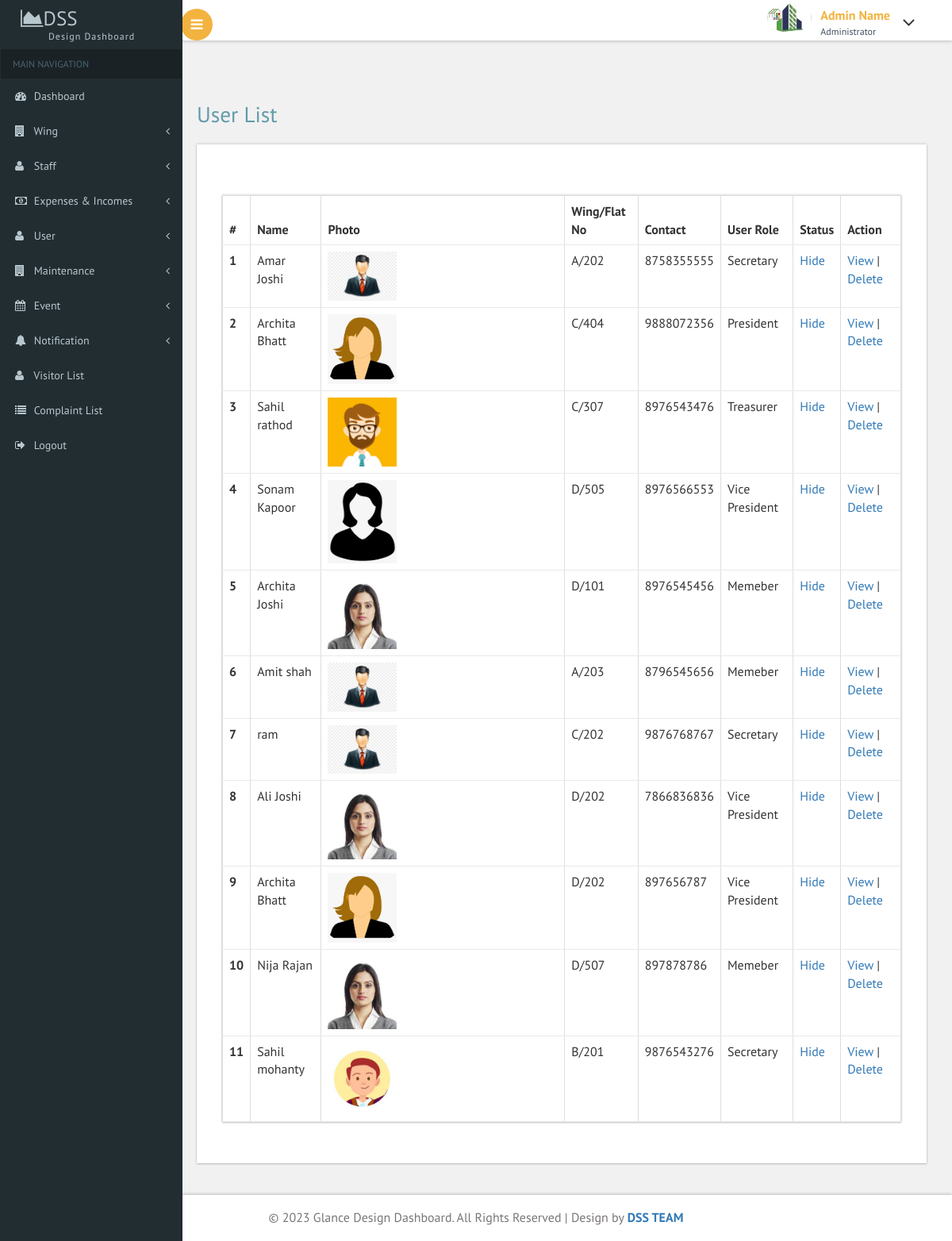
Page /list_user.php (signed in) on the committed database.
### tables this page shows
CREATE TABLE `sm_user` (
  `u_id` int(10) NOT NULL,
  `w_id` int(10) NOT NULL,
  `u_r_id` int(10) NOT NULL,
  `u_flat_no` varchar(30) NOT NULL,
  `u_name` varchar(30) NOT NULL,
  `u_mobile` varchar(50) NOT NULL,
  `u_gender` varchar(20) NOT NULL,
  `u_t_member` int(10) NOT NULL,
  `u_dob` date NOT NULL,
  `u_email` varchar(30) NOT NULL,
  `u_pwd` text NOT NULL,
  `u_pic` text NOT NULL,
  `u_t_v_no` int(10) NOT NULL,
  `u_f_v_no` int(10) NOT NULL,
  `u_status` int(10) NOT NULL,
  `u_c_date` date NOT NULL
);

CREATE TABLE `sm_wing` (
  `w_id` int(10) NOT NULL,
  `w_name` varchar(30) NOT NULL,
  `w_status` int(10) NOT NULL,
  `w_c_date` date NOT NULL
);

CREATE TABLE `sm_user_role` (
  `u_r_id` int(20) NOT NULL,
  `u_role` varchar(20) NOT NULL,
  `u_status` int(10) NOT NULL,
  `u_c_date` date NOT NULL
);

### list_user.php (the view, shortened to what this page needs)
<?php
include "database/conn.php";
$sql="SELECT * FROM sm_user_role,sm_user,sm_wing where sm_user.w_id=sm_wing.w_id and sm_user.u_r_id=sm_user_role.u_r_id" ;
$result=$conn->query($sql);
?>
<!DOCTYPE HTML>
<html>
<head>
<link href="css/bootstrap.css" rel='stylesheet' type='text/css' />
<link href="css/style.css" rel='stylesheet' type='text/css' />
<link href="css/font-awesome.css" rel="stylesheet">
 <link href='css/SidebarNav.min.css' media='all' rel='stylesheet' type='text/css'/>
<link href="css/custom.css" rel="stylesheet">
</head>
<body class="cbp-spmenu-push">
	<div class="main-content">
	<div class="cbp-spmenu cbp-spmenu-vertical cbp-spmenu-left" id="cbp-spmenu-s1">
				 <?php include 'extra/leftnavigationbar.php'?>
		<?php include 'extra/header.php'?>
		<div id="page-wrapper">
			<div class="main-page">
				<h2 class="title1" style="margin-top: 50px;">User List</h2>
				<div class="blank-page widget-shadow scroll" id="style-2 div1">
			<div class="bs-example widget-shadow" data-example-id="bordered-table">
						<table class="table table-bordered">
							<thead>
								<tr>
								  <th>#</th>
								  <th>Name</th>
								   <th>Photo</th>
								  <th>Wing/Flat No</th>
								  <th>Contact</th>
								  <th>User Role</th>
								  <th>Status</th>
								  <th>Action</th>
								</tr>
							</thead>
							<tbody>
							<?php
							$i=1;
							while ($row=$result->fetch_assoc()) {
						?>
								<tr>
									<th scope="row"><?php echo $i;?></th>
									<td> <?php echo $row['u_name'];?></td>
									<td><img src="<?php echo $row['u_pic'];?>" width='30%'> </td>
									<td> <?php echo $row['w_name']."/".$row['u_flat_no'];?></td>
									<td> <?php echo $row['u_mobile'];?></td>
									<td> <?php echo $row['u_role'];?></td>
									 <td>
									 	<?php if($row['u_status']==1)
									 		{
									 		echo "<a href='com.php?suid=$row[u_id]'>Hide</a>";
									 		} else
									 		{
									 			echo "<a href='com.php?huid=$row[u_id]'>Show</a>";
									 		}
									 	?>
									 	</td>
							 <td>
							 	<a href="view_user_detail.php?vrid=<?php echo $row['u_id'];?>">View</a> | <a href="com.php?duid=<?php echo $row['u_id'];?>">Delete</a></td> </tr>
							<?php $i++; } ?>
								 </tbody>
						</table>
					</div>
				</div>
			</div>
		</div>
		<?php include 'extra/footer.php';?>
	</div>
</body>
</html>

### extra/leftnavigationbar.php (shortened to what this page needs)
<aside class="sidebar-left">
      <nav class="navbar navbar-inverse">
          <div class="navbar-header">
            <h1><a class="navbar-brand" href="#"><span class="fa fa-area-chart"></span>DSS<span class="dashboard_text">Design dashboard</span></a></h1>
          </div>
          <div class="collapse navbar-collapse" id="bs-example-navbar-collapse-1">
            <ul class="sidebar-menu">
              <li class="header">MAIN NAVIGATION</li>
              <li class="treeview">
                <a href="dashboard.php">
                <i class="fa fa-dashboard"></i> <span>Dashboard</span>
                </a>
              </li>
                <li class="treeview">
                <a href="#">
                <i class="fa fa-building"></i>
                <span>Wing</span>
                <i class="fa fa-angle-left pull-right"></i>
                </a>
              </li>
              <li class="treeview">
                <a href="#">
                <i class="fa fa-user"></i>
                <span>Staff</span>
                <i class="fa fa-angle-left pull-right"></i>
                </a>
              </li>
              <li class="treeview">
                <a href="#">
                <i class="fa fa-money"></i>
                <span>Expenses & Incomes</span>
                <i class="fa fa-angle-left pull-right"></i>
                </a>
              </li>
              <li class="treeview">
                <a href="#">
                <i class="fa fa-user"></i>
                <span>User</span>
                <i class="fa fa-angle-left pull-right"></i>
                </a>
              </li>
 <li class="treeview">
                <a href="#">
                <i class="fa fa-building"></i>
                <span>Maintenance</span>
                <i class="fa fa-angle-left pull-right"></i>
                </a>
               </li>
              <li class="treeview">
                <a href="#">
                <i class="fa fa-calendar"></i>
                <span>Event</span>
                <i class="fa fa-angle-left pull-right"></i>
                </a>
               </li>
               <li class="treeview">
                <a href="#">
                <i class="fa fa-bell"></i>
                <span>Notification</span>
                <i class="fa fa-angle-left pull-right"></i>
                </a>
               </li>
               <li class="treeview">
                <a href="visitor_list.php">
                <i class="fa fa-user"></i> <span>Visitor List</span>
                </a>
              </li>
              <li class="treeview">
                <a href="complaint_list.php">
                <i class="fa fa-list"></i> <span>Complaint List</span>
                </a>
              </li>
                <li class="treeview">
                <a href="logout.php">
                <i class="fa fa-sign-out"></i> <span>Logout</span>
                </a>
              </li>
      </nav>
    </aside>
  </div>

### extra/header.php (shortened to what this page needs)
<div class="sticky-header header-section ">
			<div class="header-left">
				<button id="showLeftPush"><i class="fa fa-bars"></i></button>
				<div class="clearfix"> </div>
			</div>
			<div class="header-right">
				<div class="profile_details">
					<ul>
						<li class="dropdown profile_details_drop">
							<a href="#" class="dropdown-toggle" data-toggle="dropdown" aria-expanded="false">
								<div class="profile_img">
									<span class="prfil-img"><img src="images/dss.jpg" alt=""> </span>
									<div class="user-name">
										<p>Admin Name</p>
										<span>Administrator</span>
									</div>
									<i class="fa fa-angle-down lnr"></i>
									<div class="clearfix"></div>
								</div>
							</a>
						</li>
					</ul>
				</div>
				<div class="clearfix"> </div>
			</div>
			<div class="clearfix"> </div>
		</div>

### extra/footer.php
<div class="footer">
	   <p>&copy; 2023 Glance Design Dashboard. All Rights Reserved | Design by <a href="https://w3layouts.com/" target="_blank">DSS TEAM</a></p>
	</div>

### css/custom.css (style rules this page uses)
#page-wrapper { padding:5em 2em 2.5em; background-color: #F1F1F1; }

### rows in the picture
sm_user: u_name "Amar Joshi", u_pic (picture), w.w_name "A", u_flat_no "202", u_mobile "8758355555", u_r.u_role "Secretary"
sm_user: u_name "Archita Bhatt", u_pic (picture), w.w_name "C", u_flat_no "404", u_mobile "9888072356", u_r.u_role "President"
sm_user: u_name "Sahil rathod", u_pic (picture), w.w_name "C", u_flat_no "307", u_mobile "8976543476", u_r.u_role "Treasurer"
sm_user: u_name "Sonam Kapoor", u_pic (picture), w.w_name "D", u_flat_no "505", u_mobile "8976566553", u_r.u_role "Vice President"
sm_user: u_name "Archita Joshi", u_pic (picture), w.w_name "D", u_flat_no "101", u_mobile "8976545456", u_r.u_role "Memeber"
sm_user: u_name "Amit shah", u_pic (picture), w.w_name "A", u_flat_no "203", u_mobile "8796545656", u_r.u_role "Memeber"
sm_user: u_name "ram", u_pic (picture), w.w_name "C", u_flat_no "202", u_mobile "9876768767", u_r.u_role "Secretary"
sm_user: u_name "Ali Joshi", u_pic (picture), w.w_name "D", u_flat_no "202", u_mobile "7866836836", u_r.u_role "Vice President"
sm_user: u_name "Archita Bhatt", u_pic (picture), w.w_name "D", u_flat_no "202", u_mobile "897656787", u_r.u_role "Vice President"
sm_user: u_name "Nija Rajan", u_pic (picture), w.w_name "D", u_flat_no "507", u_mobile "897878786", u_r.u_role "Memeber"
sm_user: u_name "Sahil mohanty", u_pic (picture), w.w_name "B", u_flat_no "201", u_mobile "9876543276", u_r.u_role "Secretary"
